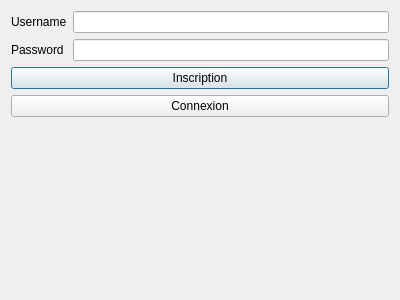
<?xml version="1.0" encoding="UTF-8"?>
<ui version="4.0">
 <class>Login</class>
 <widget class="QDialog" name="Login">
  <property name="geometry">
   <rect>
    <x>0</x>
    <y>0</y>
    <width>400</width>
    <height>300</height>
   </rect>
  </property>
  <property name="windowTitle">
   <string>Coffre-fort sécurisé</string>
  </property>
  <layout class="QFormLayout" name="formLayout">
   <item row="0" column="0">
    <widget class="QLabel" name="username_label">
     <property name="text">
      <string>Username</string>
     </property>
    </widget>
   </item>
   <item row="0" column="1">
    <widget class="QLineEdit" name="username_input"/>
   </item>
   <item row="2" column="0">
    <widget class="QLabel" name="password_label">
     <property name="text">
      <string>Password</string>
     </property>
    </widget>
   </item>
   <item row="2" column="1">
    <widget class="QLineEdit" name="password_input">
     <property name="echoMode">
      <enum>QLineEdit::Password</enum>
     </property>
    </widget>
   </item>
   <item row="4" column="0" colspan="2">
    <widget class="QPushButton" name="register_button">
     <property name="text">
      <string>Inscription</string>
     </property>
    </widget>
   </item>
   <item row="5" column="0" colspan="2">
    <widget class="QPushButton" name="login_button">
     <property name="text">
      <string>Connexion</string>
     </property>
    </widget>
   </item>
  </layout>
 </widget>
 <resources/>
 <connections/>
</ui>
